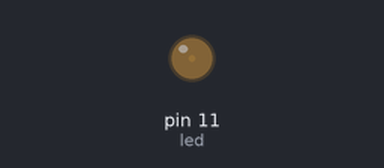
A sketch run on a simulated Arduino Uno, built with avr-gcc and run on an emulated ATmega328P. Parts: output pins drawn as LEDs (lit = HIGH).

Above: at 0.05 s.
At 1.15 s:
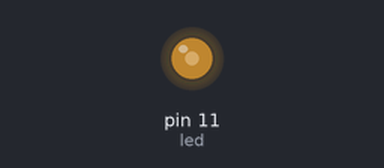
At 2.3 s:
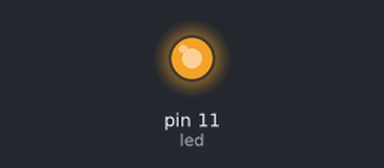
At 4.55 s:
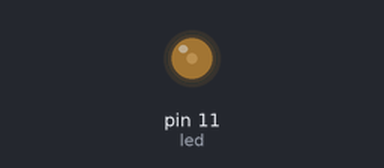
Timing chart, 0 to 6.7 s (numbered marks = the images above):
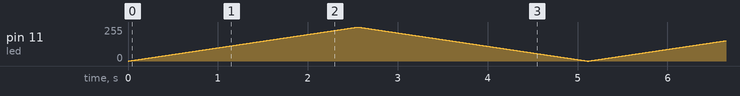

The sketch:

t15.ino
```cpp
int led = 11; //led en pin 11
int i; //declaramos i


void setup() {

  pinMode(11,OUTPUT); //declaramos pin 11 en salida
  analogWrite(led,0);  //declaramos led en apagado

}

void loop() {

for(i=0; i<=255; i++){

  analogWrite(led,i);// led se activa con i
  delay(10);//delay de 10 milisegundos
}
for(i=254; i>=0; i--){

  analogWrite(led,i);// led se activa con i
  delay(10);//delay de 10 milisegundos
}
}
```
